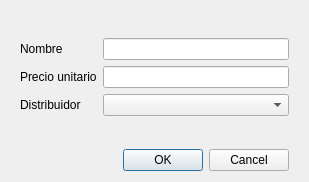
<?xml version="1.0" encoding="UTF-8"?>
<ui version="4.0">
 <class>Form</class>
 <widget class="QWidget" name="Form">
  <property name="geometry">
   <rect>
    <x>0</x>
    <y>0</y>
    <width>309</width>
    <height>182</height>
   </rect>
  </property>
  <property name="windowTitle">
   <string>Nuevo producto</string>
  </property>
  <layout class="QVBoxLayout" name="verticalLayout">
   <property name="leftMargin">
    <number>20</number>
   </property>
   <property name="rightMargin">
    <number>20</number>
   </property>
   <item>
    <spacer name="verticalSpacer">
     <property name="orientation">
      <enum>Qt::Vertical</enum>
     </property>
     <property name="sizeHint" stdset="0">
      <size>
       <width>20</width>
       <height>40</height>
      </size>
     </property>
    </spacer>
   </item>
   <item>
    <layout class="QFormLayout" name="formLayout">
     <item row="0" column="1">
      <widget class="QLineEdit" name="lineEdit"/>
     </item>
     <item row="0" column="0">
      <widget class="QLabel" name="label">
       <property name="text">
        <string>Nombre</string>
       </property>
      </widget>
     </item>
     <item row="1" column="0">
      <widget class="QLabel" name="label_2">
       <property name="text">
        <string>Precio unitario</string>
       </property>
      </widget>
     </item>
     <item row="2" column="0">
      <widget class="QLabel" name="label_3">
       <property name="text">
        <string>Distribuidor</string>
       </property>
      </widget>
     </item>
     <item row="1" column="1">
      <widget class="QLineEdit" name="lineEdit_2"/>
     </item>
     <item row="2" column="1">
      <widget class="QComboBox" name="comboBox"/>
     </item>
    </layout>
   </item>
   <item>
    <spacer name="verticalSpacer_2">
     <property name="orientation">
      <enum>Qt::Vertical</enum>
     </property>
     <property name="sizeHint" stdset="0">
      <size>
       <width>20</width>
       <height>40</height>
      </size>
     </property>
    </spacer>
   </item>
   <item>
    <widget class="QDialogButtonBox" name="buttonBox">
     <property name="standardButtons">
      <set>QDialogButtonBox::Cancel|QDialogButtonBox::Ok</set>
     </property>
    </widget>
   </item>
  </layout>
 </widget>
 <resources/>
 <connections/>
</ui>
